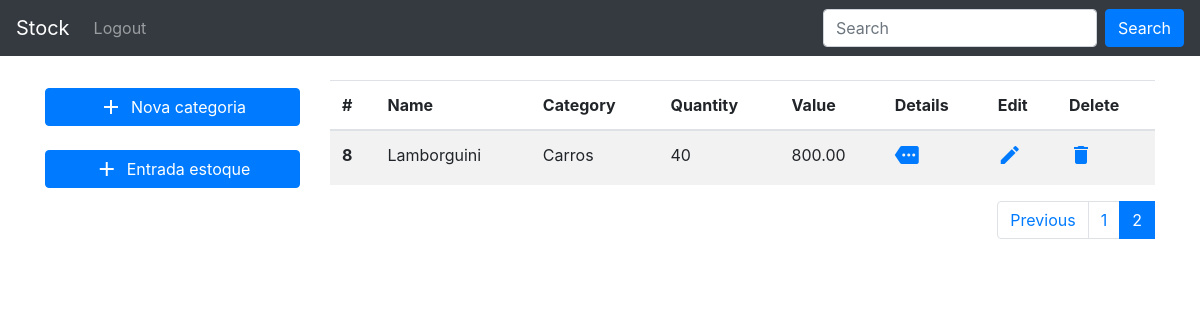
Screenshot of /?page=2 with the database file from the repository.
### stock_control/models.py (models this page shows, shortened)
class Stock(models.Model):
    name = models.CharField(max_length=100)
    category = models.ForeignKey(
        Category, null=True, on_delete=models.SET_NULL
    )
    quantity = models.IntegerField()
    unitary_value = models.DecimalField(max_digits=5, decimal_places=2)
    created_date = models.DateTimeField(default=timezone.now)
    published_date = models.DateTimeField(blank=True, null=True)
    class Meta:
        verbose_name = 'Stock'
        verbose_name_plural = 'Stocks'
        ordering=['id']

class Category(models.Model):
    name = models.CharField(max_length=100)
    description = models.CharField(max_length=200)
    class Meta:
        verbose_name = 'Category'
        verbose_name_plural = 'Categories'
    def __str__(self):
        return self.name

### stock_control/views.py (the view)
# urls.py: path('', views.stock_list, name="home"),
def stock_list(request):
    stock = Stock.objects.all()
    all_stock = Paginator(stock, 3)
    page_number = request.GET.get('page')
    page_obj = all_stock.get_page(page_number)
    return render(request, 'stock_control/stock_list.html', {
        'all_stock': page_obj,
        'range_pages': range(1, page_obj.paginator.num_pages+1)
    })

### stock_control/templates/stock_control/stock_list.html (shortened to what this page needs)
{% extends 'stock_control/base.html' %}
{% block container %}
<div class="container mt-4">
  <div class="row">
    <div class="col">
      <ul class="nav flex-column pt-2">
        <li class="nav-item">
          <a class="btn btn-primary" href="{% url 'category_add' %}" style="display: flex; align-items: center; justify-content: center;">
            <span class="material-icons mr-2">
            </span>
            Nova categoria
          </a>
        </li>
        <li class="nav-item mt-4 mb-3">
          <a class="btn btn-primary" href="{% url 'stock_create' %}" style="display: flex; align-items: center; justify-content: center;">
            <span class="material-icons mr-2">
            </span>
            Entrada estoque
          </a>
        </li>
      </ul>
    </div>
    <div class="col-9">
      <table class="table table-striped">
        <thead>
          <tr>
            <th scope="col">#</th>
            <th scope="col">Name</th>
            <th scope="col">Category</th>
            <th scope="col">Quantity</th>
            <th scope="col">Value</th>
            <th scope="col">Details</th>
            <th scope="col">Edit</th>
            <th scope="col">Delete</th>
          </tr>
        </thead>
        <tbody>
          {% for stock in all_stock %}
          <tr>
            <th scope="row">{{ stock.id }}</th>
            <td>{{ stock.name }}</td>
            <td>{{ stock.category }}</td>
            <td>{{ stock.quantity }}</td>
            <td>{{ stock.unitary_value }}</td>
            <td><a href="{% url 'stock_detail' stock.id%}">
                <span class="material-icons">
                </span>
              </a></td>
            <td><a href="{% url 'stock_edit' stock.id%}">
                <span class="material-icons">
                </span>
              </a></td>
            <td><a href="{% url 'stock_delete' stock.id%}">
                <span class="material-icons">
                </span>
              </a></td>
          </tr>
          {% endfor %}
        </tbody>
      </table>
      <nav aria-label="Page navigation example">
        <ul class="pagination justify-content-end">
          <li class="page-item">
            {% if all_stock.has_previous %}
            <a class="page-link" href="?page={{ all_stock.previous_page_number }}" tabindex="-1"
              aria-disabled="true">Previous</a>
            {% endif %}
          </li>
          {% for page in range_pages %}
          {% if page != all_stock.number %}
          <li class="page-item"><a class="page-link" href="?page={{ page }}">{{ page }}</a></li>
          {% else %}
          <li class="page-item active"><a class="page-link" href="?page={{ page }}">{{ page }}</a></li>
          {% endif %}
          {% endfor %}
        </ul>
      </nav>
    </div>
  </div>
</div>
{% endblock %}

### rows the page displays
Stock: id "8", name "Lamborguini", category "Carros", quantity "40", unitary_value "800.00"

### other values shown
{{ page }} "1"
{{ page }} "2"
